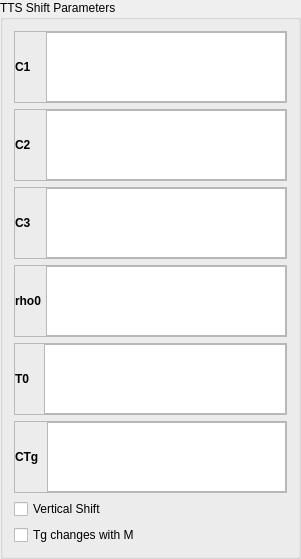
  <widget class="QGroupBox" name="groupBox_2">
   <property name="geometry">
    <rect>
     <x>310</x>
     <y>50</y>
     <width>301</width>
     <height>361</height>
    </rect>
   </property>
   <property name="title">
    <string>TTS Shift Parameters</string>
   </property>
   <layout class="QVBoxLayout" name="verticalLayout_7">
    <item>
     <widget class="QFrame" name="frame_20">
      <property name="frameShape">
       <enum>QFrame::StyledPanel</enum>
      </property>
      <property name="frameShadow">
       <enum>QFrame::Raised</enum>
      </property>
      <layout class="QHBoxLayout" name="horizontalLayout_16">
       <property name="spacing">
        <number>5</number>
       </property>
       <property name="leftMargin">
        <number>0</number>
       </property>
       <property name="topMargin">
        <number>0</number>
       </property>
       <property name="rightMargin">
        <number>0</number>
       </property>
       <property name="bottomMargin">
        <number>0</number>
       </property>
       <item>
        <widget class="QLabel" name="label_19">
         <property name="maximumSize">
          <size>
           <width>16777215</width>
           <height>16777215</height>
          </size>
         </property>
         <property name="font">
          <font>
           <weight>75</weight>
           <bold>true</bold>
          </font>
         </property>
         <property name="text">
          <string>C1   </string>
         </property>
        </widget>
       </item>
       <item>
        <widget class="QTextEdit" name="textEdit_15">
         <property name="readOnly">
          <bool>true</bool>
         </property>
        </widget>
       </item>
      </layout>
     </widget>
    </item>
    <item>
     <widget class="QFrame" name="frame_21">
      <property name="frameShape">
       <enum>QFrame::StyledPanel</enum>
      </property>
      <property name="frameShadow">
       <enum>QFrame::Raised</enum>
      </property>
      <layout class="QHBoxLayout" name="horizontalLayout_17">
       <property name="spacing">
        <number>5</number>
       </property>
       <property name="leftMargin">
        <number>0</number>
       </property>
       <property name="topMargin">
        <number>0</number>
       </property>
       <property name="rightMargin">
        <number>0</number>
       </property>
       <property name="bottomMargin">
        <number>0</number>
       </property>
       <item>
        <widget class="QLabel" name="label_20">
         <property name="maximumSize">
          <size>
           <width>16777215</width>
           <height>16777215</height>
          </size>
         </property>
         <property name="font">
          <font>
           <weight>75</weight>
           <bold>true</bold>
          </font>
         </property>
         <property name="text">
          <string>C2   </string>
         </property>
        </widget>
       </item>
       <item>
        <widget class="QTextEdit" name="textEdit_16">
         <property name="readOnly">
          <bool>true</bool>
         </property>
        </widget>
       </item>
      </layout>
     </widget>
    </item>
    <item>
     <widget class="QFrame" name="frame_22">
      <property name="frameShape">
       <enum>QFrame::StyledPanel</enum>
      </property>
      <property name="frameShadow">
       <enum>QFrame::Raised</enum>
      </property>
      <layout class="QHBoxLayout" name="horizontalLayout_18">
       <property name="spacing">
        <number>5</number>
       </property>
       <property name="leftMargin">
        <number>0</number>
       </property>
       <property name="topMargin">
        <number>0</number>
       </property>
       <property name="rightMargin">
        <number>0</number>
       </property>
       <property name="bottomMargin">
        <number>0</number>
       </property>
       <item>
        <widget class="QLabel" name="label_21">
         <property name="maximumSize">
          <size>
           <width>16777215</width>
           <height>16777215</height>
          </size>
         </property>
         <property name="font">
          <font>
           <weight>75</weight>
           <bold>true</bold>
          </font>
         </property>
         <property name="text">
          <string>C3   </string>
         </property>
        </widget>
       </item>
       <item>
        <widget class="QTextEdit" name="textEdit_17">
         <property name="readOnly">
          <bool>true</bool>
         </property>
        </widget>
       </item>
      </layout>
     </widget>
    </item>
    <item>
     <widget class="QFrame" name="frame_23">
      <property name="frameShape">
       <enum>QFrame::StyledPanel</enum>
      </property>
      <property name="frameShadow">
       <enum>QFrame::Raised</enum>
      </property>
      <layout class="QHBoxLayout" name="horizontalLayout_19">
       <property name="spacing">
        <number>5</number>
       </property>
       <property name="leftMargin">
        <number>0</number>
       </property>
       <property name="topMargin">
        <number>0</number>
       </property>
       <property name="rightMargin">
        <number>0</number>
       </property>
       <property name="bottomMargin">
        <number>0</number>
       </property>
       <item>
        <widget class="QLabel" name="label_22">
         <property name="maximumSize">
          <size>
           <width>16777215</width>
           <height>16777215</height>
          </size>
         </property>
         <property name="font">
          <font>
           <weight>75</weight>
           <bold>true</bold>
          </font>
         </property>
         <property name="text">
          <string>rho0</string>
         </property>
        </widget>
       </item>
       <item>
        <widget class="QTextEdit" name="textEdit_18">
         <property name="readOnly">
          <bool>true</bool>
         </property>
        </widget>
       </item>
      </layout>
     </widget>
    </item>
    <item>
     <widget class="QFrame" name="frame_24">
      <property name="frameShape">
       <enum>QFrame::StyledPanel</enum>
      </property>
      <property name="frameShadow">
       <enum>QFrame::Raised</enum>
      </property>
      <layout class="QHBoxLayout" name="horizontalLayout_20">
       <property name="spacing">
        <number>5</number>
       </property>
       <property name="leftMargin">
        <number>0</number>
       </property>
       <property name="topMargin">
        <number>0</number>
       </property>
       <property name="rightMargin">
        <number>0</number>
       </property>
       <property name="bottomMargin">
        <number>0</number>
       </property>
       <item>
        <widget class="QLabel" name="label_23">
         <property name="maximumSize">
          <size>
           <width>16777215</width>
           <height>16777215</height>
          </size>
         </property>
         <property name="font">
          <font>
           <weight>75</weight>
           <bold>true</bold>
          </font>
         </property>
         <property name="text">
          <string>T0   </string>
         </property>
        </widget>
       </item>
       <item>
        <widget class="QTextEdit" name="textEdit_19">
         <property name="readOnly">
          <bool>true</bool>
         </property>
        </widget>
       </item>
      </layout>
     </widget>
    </item>
    <item>
     <widget class="QFrame" name="frame_25">
      <property name="frameShape">
       <enum>QFrame::StyledPanel</enum>
      </property>
      <property name="frameShadow">
       <enum>QFrame::Raised</enum>
      </property>
      <layout class="QHBoxLayout" name="horizontalLayout_21">
       <property name="spacing">
        <number>5</number>
       </property>
       <property name="leftMargin">
        <number>0</number>
       </property>
       <property name="topMargin">
        <number>0</number>
       </property>
       <property name="rightMargin">
        <number>0</number>
       </property>
       <property name="bottomMargin">
        <number>0</number>
       </property>
       <item>
        <widget class="QLabel" name="label_24">
         <property name="maximumSize">
          <size>
           <width>16777215</width>
           <height>16777215</height>
          </size>
         </property>
         <property name="font">
          <font>
           <weight>75</weight>
           <bold>true</bold>
          </font>
         </property>
         <property name="text">
          <string>CTg </string>
         </property>
        </widget>
       </item>
       <item>
        <widget class="QTextEdit" name="textEdit_20">
         <property name="readOnly">
          <bool>true</bool>
         </property>
        </widget>
       </item>
      </layout>
     </widget>
    </item>
    <item>
     <widget class="QCheckBox" name="checkBox">
      <property name="text">
       <string>Vertical Shift</string>
      </property>
     </widget>
    </item>
    <item>
     <widget class="QCheckBox" name="checkBox_2">
      <property name="text">
       <string>Tg changes with M</string>
      </property>
     </widget>
    </item>
   </layout>
  </widget>
